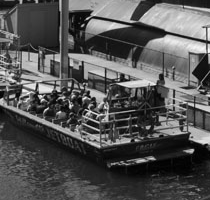
#> input picture assets/original_left_image.png, 210 x 200 px
$ jupyter execute 2_6_wraping.ipynb
#> lines starting #> are read from the running program, lines starting #| are printed output that depends on the picture; after the words box and inside, x2 and y2 are one past the last pixel; in counts of white or black regions, pixels touching at a corner belong together
# Generate the panoramic image using the inverse warping technique
Implement a Python3 function named 'inverse_warping(best_transformation_matrix, left_image, right_image)' that performs inverse warping to produce the final panorama.

The function should return a warped grayscale image with a height of 200 pixels and a width of 420 pixels (i.e., twice the width of the input left and right images, each with a width of 210 pixels).

The input argument 'best_transformation_matrix' is a 3 × 3 homography matrix, represented as a Python3 list of lists. The arguments 'left_image' and 'right_image' are grayscale images.

When combining pixel values from the two images in overlapping regions, apply linear blending with 95% contribution from the left image and 5% contribution from the right image.

Note: Do not round any intermediate or final numerical results.

### Bilinear interpolation

### The inverse warping algorithm
You must strictly follow the presented algorithm

[cell 1]
import math
import numpy as np
from PIL import Image

prefix = "assets/"
left_image = np.array(Image.open(prefix + "original_left_image.png").convert('L'))
#> left_image is the input picture: shape (200, 210); min 0, max 254, mean 83.2
right_image = np.array(Image.open(prefix + "original_right_image.png").convert('L'))
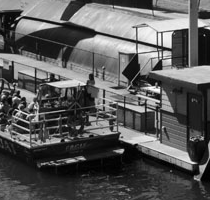
#> input picture assets/original_right_image.png, 210 x 200 px
#> right_image is the input picture: shape (200, 210); min 0, max 255, mean 88.9
final_image = Image.open(prefix + "original_final_warped_image.png").convert('L')
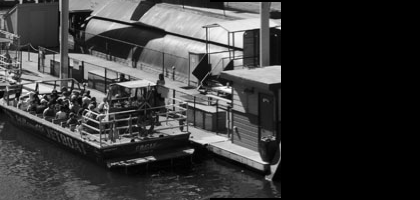
#> input picture assets/original_final_warped_image.png, 420 x 200 px
#> final_image is the input picture: PIL image 420x200 L; min 0, max 255, mean 57.4

best_transformation_matrix = np.array([[-0.014,    0.0,    1.0],
                                       [   0.0, -0.014,    0.0],
                                       [   0.0,    0.0, -0.014]])

### bilinear_interpolation

[cell 2]
# [35 lines of commented-out code are left out]

[cell 3]
def inverse_warping(best_transformation_matrix, left_image, right_image):
    # assume right and left images have the same dimensions
    h, w = left_image.shape
#> h = 200; w = 210
    canvas_h = h
#> canvas_h = 200

    # New canvas (coordinate system) twice the width
    canvas_w = w * 2
#> canvas_w = 420
    warped_image = np.zeros((canvas_h, canvas_w), dtype=np.float64)

    def bilinear_interpolation(image, x, y):
        h, w = image.shape
        x1 = int(np.floor(x))
        y1 = int(np.floor(y))
        x2 = x1 + 1
        y2 = y1 + 1

        # limit the values in an array to a valid range
        # numpy.clip(a, a_min, a_max, out=None, **kwargs)
        x1 = np.clip(x1, 0, w - 1)
        y1 = np.clip(y1, 0, h - 1)
        x2 = np.clip(x2, 0, w - 1)
        y2 = np.clip(y2, 0, h - 1)

        a = x - x1
        b = y - y1

        return (
            (1 - a) * (1 - b) * image[y1, x1]
            + a * (1 - b) * image[y1, x2]
            + (1 - a) * b * image[y2, x1]
            + a * b * image[y2, x2]
        )

    T = np.array(best_transformation_matrix)

    for y in range(canvas_h):
        for x in range(canvas_w):
            p_canvas = np.array([x, y, 1.0])

            # Mapped coordinate = T (canvas coordinate)
            p_mapped = T @ p_canvas

            # Convert homogeneous to Cartesian coordinates
            w_mapped = p_mapped[-1]
            # not divided by zero
            if w_mapped == 0:
                continue
            x_mapped = p_mapped[0] / w_mapped
            y_mapped = p_mapped[1] / w_mapped

            in_img1 = (0 <= x < w) and (0 <= y < h)
            in_img2 = (0 <= x_mapped < w) and (0 <= y_mapped < h)

            # If source point inside Image-1 and mapped coordinate outside the Image-2:
            if in_img1 and not in_img2:
                # Take color value exclusively from Image-1
                warped_image[y, x] = left_image[y, x]

            # If source point inside Image-1 and mapped point inside Image-2
            elif in_img1 and in_img2:
                # Color-1: the corresponding color in Image-1
                color1 = left_image[y, x]
                # Color-2: the corresponding interpolated color in Image-2
                color2 = bilinear_interpolation(right_image, x_mapped, y_mapped)
                # Apply linear blending
                warped_image[y, x] = 0.95 * color1 + 0.05 * color2

            # If source point outside Image-1 and mapped point inside Image-2
            elif not in_img1 and in_img2:
                # Take color value exclusively from Image-2

                # NONE OF THE BELOW WAYS CAN GIVE THE EXACT SAME RESULT AS THE EXPECTED FINAL WARPED IMAGE,
                # BUT THE SECOND WAY IS THE CLOSEST ONE.

                # # FIRST way just round down the mapped coordinates to get the pixel value and not outside of right image
                # round_x_mapped = int(np.floor(x_mapped))
                # round_y_mapped = int(np.floor(y_mapped))
                # warped_image[y, x] = right_image[round_y_mapped, round_x_mapped]

                # SECOND way just use the nearest neighbor interpolation
                # round to the nearest integer to get the pixel value and not outside of right image
                round_x_mapped = int(np.round(x_mapped))
                round_y_mapped = int(np.round(y_mapped))
                if round_x_mapped >= w:
                    round_x_mapped = w - 1
                if round_y_mapped >= h:
                    round_y_mapped = h - 1
                warped_image[y, x] = right_image[round_y_mapped, round_x_mapped]
#> this loop made 200 passes

                # # THIRD way: use bilinear interpolation
                # warped_image[y, x] = bilinear_interpolation(right_image, x_mapped, y_mapped)


            # If source point outside left image & mapped point outside right image:
            # Use default value (0 for black) => DO NOTHING

    return warped_image

[cell 4]
warped_image = inverse_warping(best_transformation_matrix, left_image, right_image)
display(Image.fromarray(np.round(warped_image).astype(np.uint8)))
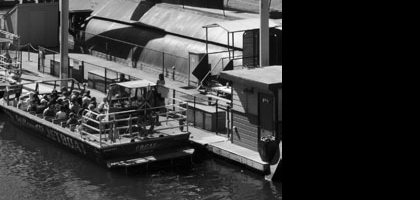
#> shown: PIL image 420x200 L; min 0, max 255, mean 57.8
print("Expected final warped image:")
final_image

[cell 5]
np_final_image = np.array(final_image)
np.array_equal(np_final_image, warped_image)
#> Out = False

## Comparision

[cell 6]
# count different pixels
difference = np.abs(np_final_image - warped_image)
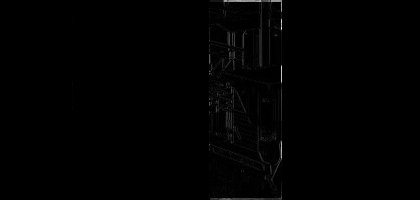
#> difference: shape (200, 420) float64; min 0, max 247, mean 1.5
num_different_pixels = np.sum(difference > 0)
print(f"Number of different pixels: {num_different_pixels}")
#| Number of different pixels: 38645
print(f"Percentage: {num_different_pixels / np_final_image.size * 100:.2f}%")
#| Percentage: 46.01%

# Create a mask of different pixels
difference_mask = difference > 0
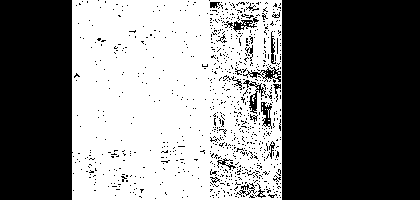
#> difference_mask: shape (200, 420) bool; 46% white; 16 white regions (15 under 20 px), largest, box (x1, y1, x2, y2) and area: (72, 0, 282, 200) 38621
# Create an image to visualize the differences (red for different pixels, black for same pixels)
difference_image = np.zeros((difference_mask.shape[0], difference_mask.shape[1], 3), dtype=np.uint8)
difference_image[difference_mask] = [255, 0, 0]  # Red for different pixels
difference_image[~difference_mask] = [0, 0, 0]  # Black for same pixels
display(Image.fromarray(difference_image))
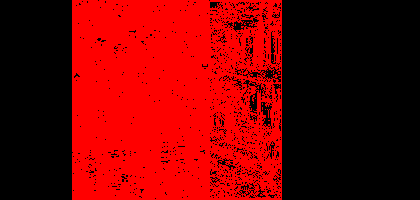
#> shown: PIL image 420x200 RGB; mean R, G, B 117.3, 0, 0
